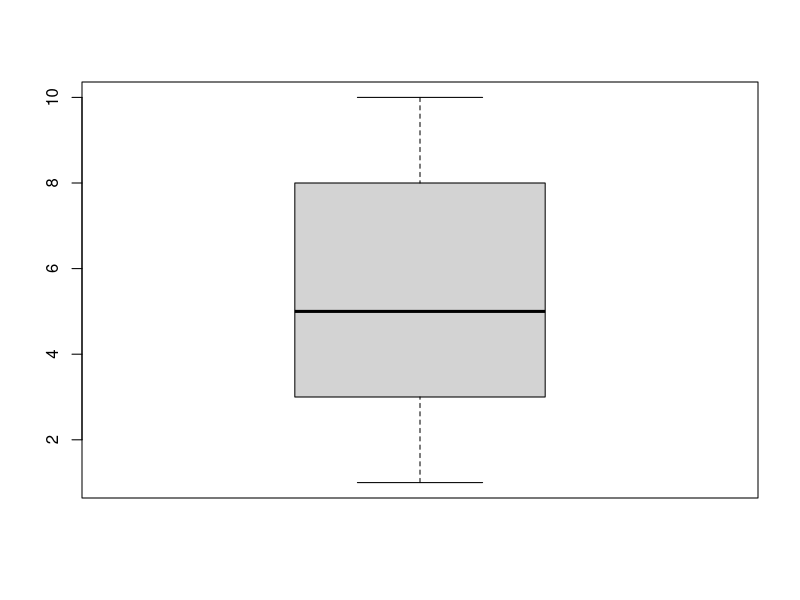

Source code (R):
## ---- chunk 1
x<-sample(10,100,replace = TRUE)
y<-sample(10.101,replace = TRUE)
x
table(x)
## ---- chunk 2
get_Mode<-function(x){
     fre_x<-table(x) # 计算x中每个数字出现的频率，并保存在fre_x名字中。
     Number_X <- as.numeric(names(table(x))) # 查看x中的组成成员并保存在Number_x中
     Number_X[fre_x == max(fre_x)] # 匹配组员中 出现频率最高的那个。
}
get_Mode(x)
## ---- chunk 3

median(x)
median(y)

## ---- chunk 4
Get_Median<-function(x){
     x<-sort(x,decreasing = FALSE)
     n <- length(x)
     if (n %% 2 == 0){
          Median <- (x[0.5*n]+x[0.5*n+1])/2
     }
     else {
          Median <- x[0.5*n]
     }
     return(Median)
}

Get_Median(x)
Get_Median(y)

## ---- chunk 5
quantile(x,c(0,0.25,0.35,0.5,0.75,1))
quantile(y,c(0,0.25,0.35,0.5,0.75,1))

summary(x)

summary(y)

boxplot(x)

## ---- chunk 6
Get_Quantile<-function(x,pro.Lev){
     x<-sort(x,decreasing = FALSE)
     n <- length(x)
     Rat <- pro.Lev*(n+1)
     Quantile <- x[floor(Rat)] + (x[ceiling(Rat)]-x[floor(Rat)])*(Rat-floor(Rat))
     return(Quantile)
}

Get_Quantile(x,0.25)

## ---- chunk 7
mean(x)
y<-c(1:10,NA)
y
mean(y)
mean(y[!is.na(y)])

length(y)
length(y[!is.na(y)])

## ---- chunk 8
Get_Mean<-function(x,na.rm = FALSE ){
     if (sum(is.na(x)) > 0){
          Mean <- sum(x[!is.na(x)])/length(x[!is.na(x)])
     } else {
          Mean <- sum(x)/length(x)
     }
     return(Mean)
}

Get_Mean(x)
Get_Mean(y)
## ---- chunk 9
range(x)
range(x)[2]-range(x)[1]
range(y)
## ---- chunk 10
range(y)
range(y[!is.na(y)])
range(y[!is.na(y)])[2]-range(y[!is.na(y)])[1]
## ---- chunk 11
Get_Range <-function(x){
     if (sum(is.na(x)) > 0){
          Range <- max(x[!is.na(x)])-min(x[!is.na(x)])
     } else {
          Range <- max(x)-min(x)
     }
     return(Range)
}

Get_Range(x)
Get_Range(y)
## ---- chunk 12
quantile(x,0.75)-quantile(x,0.25)

## ---- chunk 13
Get_Quantile_Range<-function(x,pro.Lev1, pro.Lev2){
     x<-sort(x,decreasing = FALSE)
     n <- length(x)
     Rat1 <- pro.Lev1*(n+1)
     Quantile1 <- x[floor(Rat1)] + (x[ceiling(Rat1)]-x[floor(Rat1)])*(Rat1-floor(Rat1))
     Rat2 <- pro.Lev2*(n+1)
     Quantile2 <- x[floor(Rat2)] + (x[ceiling(Rat2)]-x[floor(Rat2)])*(Rat2-floor(Rat2))
     if (pro.Lev1 < pro.Lev2) {
          Quantile_Range <- Quantile2 - Quantile1
     }
     else{
          Quantile_Range <- Quantile1 - Quantile2
     }
     return(Quantile_Range)
}

Get_Quantile_Range(x,0.25,0.75)

Get_Quantile_Range(x,0.75,0.25)
## ---- chunk 14
x
mean(x)

x-mean(x)

abs(x-mean(x))


sum(abs(x-mean(x)))

sum(abs(x-mean(x)))/length(x)

## ---- chunk 15

sd(x)


## ---- chunk 16
Sample_SD<-function(x){
     Var<-sum((x-mean(x))^2)/(length(x)-1)
     Sd <- Var^(0.5)
     cat("样本的方差是：",Var) 
     cat("\n")
     cat("样本的标准差是：",Sd)
}
Sample_SD(x)

PoPulation_SD<-function(x){
     Var<-sum((x-mean(x))^2)/length(x)
     Sd <- Var^(0.5)
     cat("总体的方差是：",Var) 
     cat("\n")
     cat("总体的标准差是：",Sd)
}
PoPulation_SD(x)

## ---- chunk 17

(x - mean(x))/sd(x)


## ---- chunk 18
x<-sample(10,10,replace = TRUE)
y <- rnorm(10,mean = 0, sd = 1)
cov(x,y)

## ---- chunk 19
cor(x,y, method = "pearson")
## ---- chunk 20
library(tidyverse)
Stat_data = x %>% list(sum = sum(x),
                            Lower.Qua = quantile(x,probs = c(0.25)),
                            upper.Qua = quantile(x,probs = c(0.75)),
                            min = min(x),
                            max = max(x),
                            mean = mean(x),
                            median = median(x))
Stat_data

